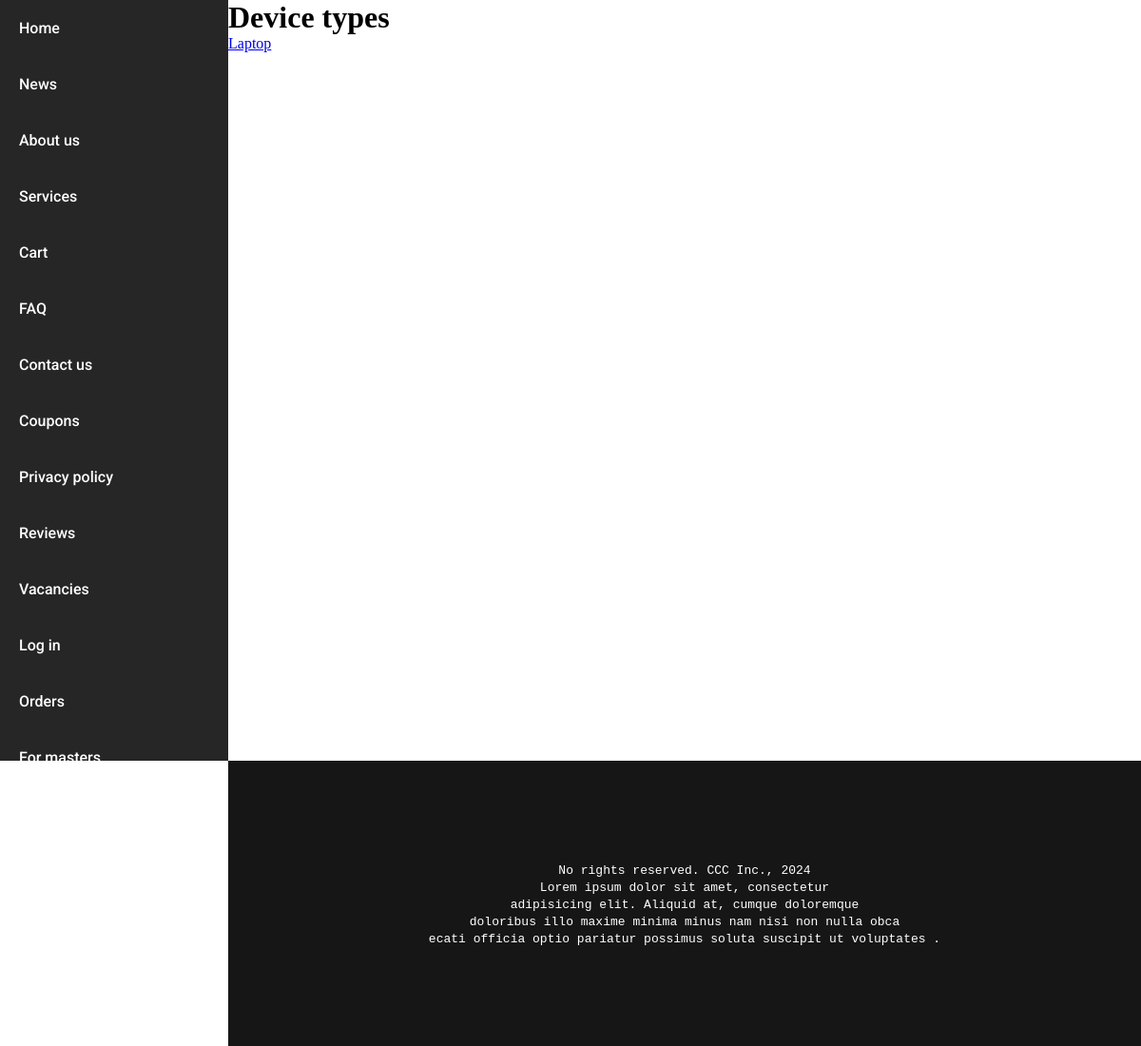
Before: /services/2/2/ with the older database file.
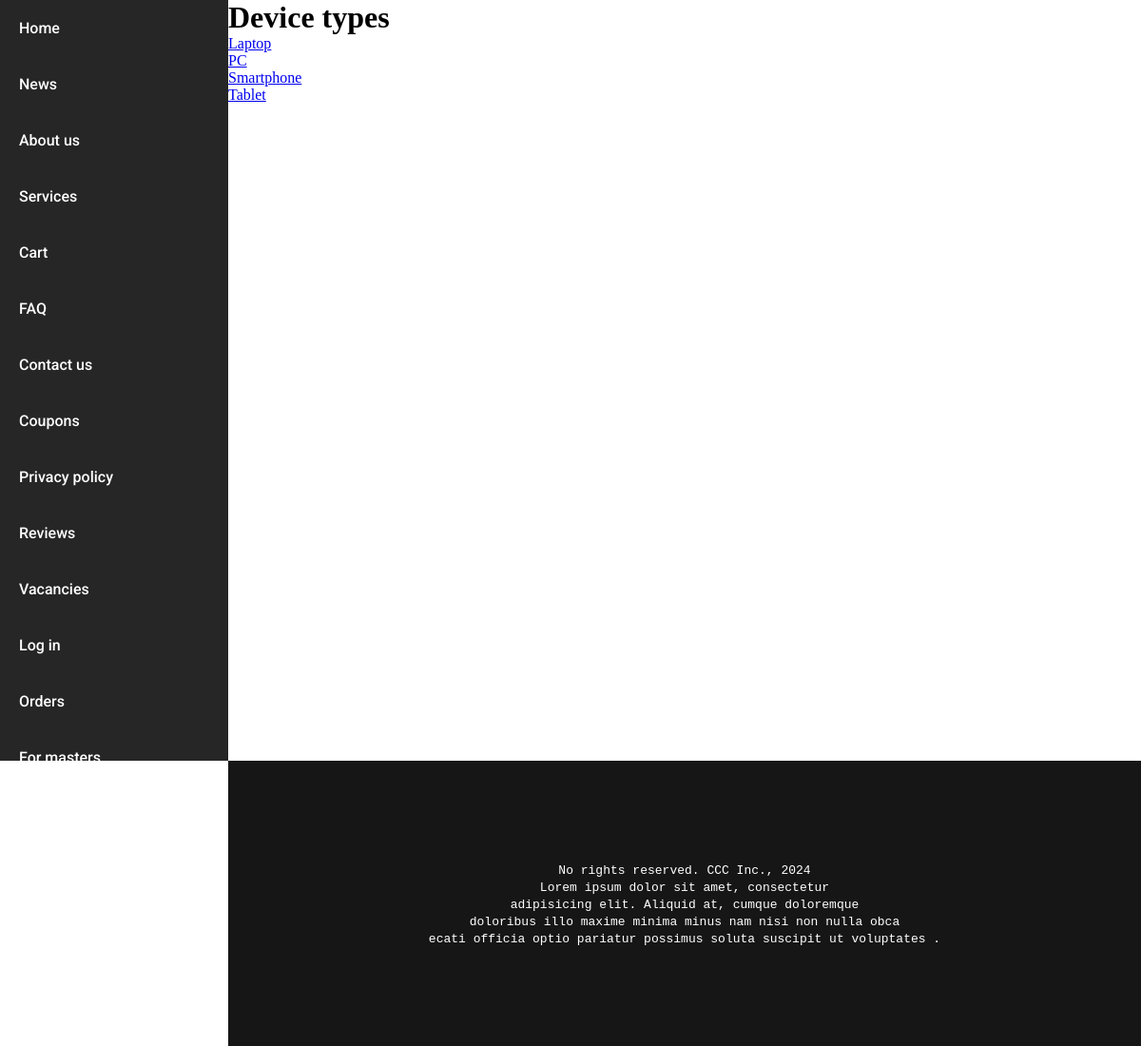
After: the same page with the newer database file.
### service_app/models.py (models this page shows, shortened)
class DeviceType(models.Model):
    name = models.CharField("Device type name", max_length=100)
    description = models.CharField("Device type description", max_length=200)

### service_app/views.py (the view)
# urls.py: path('/<str:service_type_id>/<str:service_id>/', views.device_types),
def device_types(request, service_type_id, service_id):
    service = Service.objects.filter(id=service_id).first()
    device_type_list = list(service.device_types.all())
    return render(request, 'service_app/device_types.html', {'device_types': device_type_list})

### service_app/templates/service_app/device_types.html (shortened to what this page needs)
{% extends 'mainapp/layout.html' %}
{% block main_block %}
    <h1>Device types</h1>
    {% for device_type in device_types %}
        <a href="{{ device_type.id }}/">{{ device_type.name }}</a>
        <br>
    {% endfor %}
{% endblock %}

Changed rows visible on the page:
added DeviceType: name "PC"
added DeviceType: name "Smartphone"
added DeviceType: name "Tablet"
